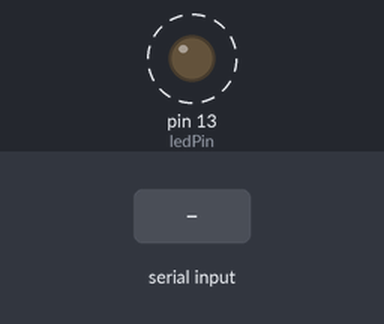
The sketch below on a simulated Arduino Uno, built with avr-gcc and run on an emulated ATmega328P. Shown: output pins drawn as LEDs (lit = HIGH). Dashed ring = blinking. Inputs (shaded band) come from the test bench. What the sketch prints to the serial monitor is not drawn.

Above: at 1.2 s.
1.3 s: byte 30 received over Serial
4.3 s: byte 90 received over Serial
7.3 s: byte 120 received over Serial
Timing chart, 0 to 16.3 s (numbered marks = the images above; inputs shaded):
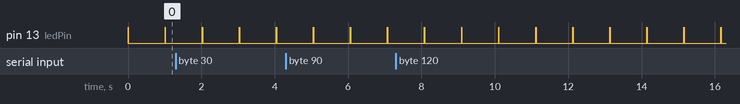

Measured:
- by itself, pin 13 (ledPin): alternates HIGH for 0.01 s and LOW for 1.0 s

The sketch:

test_BT_ARDUINO1.ino
```cpp
#define BUFFERSIZE 127
uint8_t inBuffer[BUFFERSIZE];
int inLength; // length of data in the buffer
int numLoop = 0; // number of times we looped
int ledPin = 13;
void setup() {
  Serial.begin(9600);
  pinMode(ledPin, OUTPUT);
}
void loop() {
  // read string if available
  if (Serial.available()) {
    inLength =  0;
    while (Serial.available()) {
      inBuffer[ inLength] = Serial.read();
      inLength++;
      if (inLength >= BUFFERSIZE)
         break;
    }

    Serial.print("I received: ");
    Serial.write(inBuffer ,inLength);
    Serial.println();
  }
  // blink the led and send a number
  digitalWrite(ledPin, HIGH); // set the LED on
  delay(10); // wait a bit
  Serial.println(numLoop);
  digitalWrite(ledPin, LOW); // set the LED off
  delay(1000);
  numLoop++;
}
```
